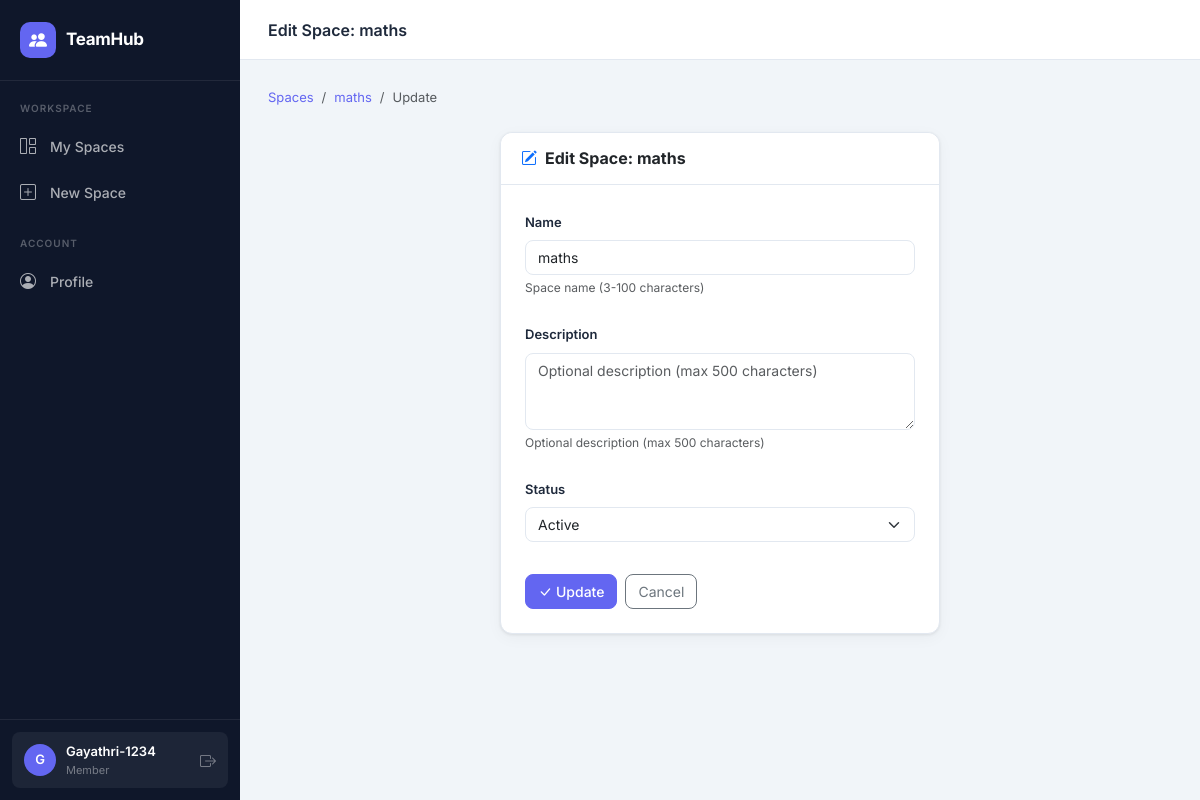
The app's page /spaces/2/edit/ (signed in) with its own data.
### collaboration/models.py (models this page shows, shortened)
class CollaborationSpace(models.Model):
    STATUS_ACTIVE = 'active'
    STATUS_ARCHIVED = 'archived'
    STATUS_CHOICES = [
        (STATUS_ACTIVE, 'Active'),
        (STATUS_ARCHIVED, 'Archived'),
    ]
    name = models.CharField(
        max_length=100,
        validators=[MinLengthValidator(3)],
        help_text="Space name (3-100 characters)"
    )
    description = models.TextField(
        blank=True,
        validators=[MaxLengthValidator(500)],
        help_text="Optional description (max 500 characters)"
    )
    owner = models.ForeignKey(
        User,
        on_delete=models.CASCADE,
        related_name='owned_spaces'
    )
    status = models.CharField(
        max_length=10,
        choices=STATUS_CHOICES,
        default=STATUS_ACTIVE
    )
    created_at = models.DateTimeField(auto_now_add=True)
    updated_at = models.DateTimeField(auto_now=True)
    class Meta:
        ordering = ['-created_at']

### collaboration/views.py (the view)
# urls.py: path('<int:pk>/edit/', views.space_edit, name='space_edit'),
@login_required
def space_edit(request, pk):
    space = get_object_or_404(CollaborationSpace, pk=pk, owner=request.user)
    if request.method == 'POST':
        form = SpaceUpdateForm(request.POST, instance=space)
        if form.is_valid():
            form.save()
            messages.success(request, f'Space "{space.name}" updated successfully!')
            return redirect('space_detail', pk=space.pk)
    else:
        form = SpaceUpdateForm(instance=space)
    return render(request, 'collaboration/space_form.html', {
        'form': form,
        'action': 'Update',
        'title': f'Edit Space: {space.name}',
        'space': space,
    })

### collaboration/forms.py
class SpaceUpdateForm(SpaceCreateForm):
    class Meta(SpaceCreateForm.Meta):
        fields = ['name', 'description', 'status']
        widgets = {
            **SpaceCreateForm.Meta.widgets,
            'status': forms.Select(attrs={'class': 'form-select'}),
        }

### templates/collaboration/space_form.html (shortened to what this page needs)
{% extends "base.html" %}
{% block page_title %}{{ title }}{% endblock %}
{% block nav_create %}{% if action == "Create" %}active{% endif %}{% endblock %}
{% block content %}
<nav aria-label="breadcrumb" class="mb-4">
    <ol class="breadcrumb">
        <li class="breadcrumb-item"><a href="{% url 'space_list' %}">Spaces</a></li>
        {% if space %}<li class="breadcrumb-item"><a href="{% url 'space_detail' space.pk %}">{{ space.name }}</a></li>{% endif %}
        <li class="breadcrumb-item active">{{ action }}</li>
    </ol>
</nav>
<div class="row justify-content-center">
    <div class="col-md-7 col-lg-6">
        <div class="card">
            <div class="card-header">
                <h5 style="margin:0;font-weight:700;font-size:16px;">
                    <i class="bi bi-pencil-square me-2 text-primary"></i>{{ title }}
                </h5>
            </div>
            <div class="card-body" style="padding:24px;">
                <form method="post" novalidate>
                    {% for field in form %}
                    <div class="mb-4">
                        <label class="form-label">{{ field.label }}</label>
                        {{ field }}
                        {% if field.help_text %}<div class="form-text" style="font-size:12px;">{{ field.help_text }}</div>{% endif %}
                    </div>
                    {% endfor %}
                    <div class="d-flex gap-2 pt-2">
                        <button type="submit" class="btn btn-primary">
                            <i class="bi bi-check-lg me-1"></i>{{ action }}
                        </button>
                        {% if space %}
                        <a href="{% url 'space_detail' space.pk %}" class="btn btn-outline-secondary">Cancel</a>
                        {% else %}
                        <a href="{% url 'space_list' %}" class="btn btn-outline-secondary">Cancel</a>
                        {% endif %}
                    </div>
                </form>
            </div>
        </div>
    </div>
</div>
{% endblock %}

### templates/base.html (shortened to what this page needs)
<!DOCTYPE html>
<html lang="en">
<head>
    <link href="https://cdn.jsdelivr.net/npm/bootstrap@5.3.0/dist/css/bootstrap.min.css" rel="stylesheet">
    <link href="https://cdn.jsdelivr.net/npm/bootstrap-icons@1.11.0/font/bootstrap-icons.css" rel="stylesheet">
</head>
<body>
<aside class="sidebar">
    <a class="sidebar-brand" href="{% url 'space_list' %}">
        <div class="brand-icon"><i class="bi bi-people-fill"></i></div>
        <span class="brand-text">TeamHub</span>
    </a>
    {% if user.is_authenticated %}
    <div class="sidebar-nav">
        <div class="sidebar-section">Workspace</div>
        <a href="{% url 'space_list' %}" class="sidebar-link {% block nav_spaces %}{% endblock %}">
            <i class="bi bi-grid-1x2"></i> My Spaces
        </a>
        <a href="{% url 'space_create' %}" class="sidebar-link {% block nav_create %}{% endblock %}">
            <i class="bi bi-plus-square"></i> New Space
        </a>
        <div class="sidebar-section">Account</div>
        <a href="{% url 'profile' %}" class="sidebar-link {% block nav_profile %}{% endblock %}">
            <i class="bi bi-person-circle"></i> Profile
        </a>
    </div>
    <div class="sidebar-footer">
        <div class="user-pill">
            <div class="avatar">{{ user.username|slice:":1"|upper }}</div>
            <div class="user-info">
                <div class="user-name">{{ user.username }}</div>
                <div class="user-role">Member</div>
            </div>
            <form method="post" action="{% url 'logout' %}" class="d-inline">
                <button type="submit" class="btn p-0 border-0" title="Logout"
                    style="background:none; color:rgba(255,255,255,.4); font-size:16px;">
                    <i class="bi bi-box-arrow-right"></i>
                </button>
            </form>
        </div>
    </div>
    {% else %}
    <div class="sidebar-nav">
        <a href="{% url 'login' %}" class="sidebar-link"><i class="bi bi-box-arrow-in-right"></i> Login</a>
        <a href="{% url 'register' %}" class="sidebar-link"><i class="bi bi-person-plus"></i> Register</a>
    </div>
    {% endif %}
</aside>
<div class="main-wrap">
    <header class="topbar">
        <div class="topbar-title">{% block page_title %}TeamHub{% endblock %}</div>
    </header>
    <main class="page-content">
        {% block content %}{% endblock %}
    </main>
</div>
</body>
</html>

### templates/base.html (style rules this page uses)
:root { --primary: #6366f1; --primary-dark: #4f46e5; --primary-light: #e0e7ff; --success: #10b981; --warning: #f59e0b; --danger: #ef4444; --surface: #ffffff; --bg: #f1f5f9; --sidebar-bg: #0f172a; --text: #1e293b; --text-muted: #64748b; --border: #e2e8f0; --radius: 12px; --shadow: 0 1px 3px rgba(0,0,0,.08), 0 4px 16px rgba(0,0,0,.04); --shadow-md: 0 4px 24px rgba(99,102,241,.12); }
* { box-sizing: border-box; }
body { font-family: 'Inter', sans-serif; background: var(--bg); color: var(--text); margin: 0; min-height: 100vh; }
.sidebar { position: fixed; top: 0; left: 0; width: 240px; height: 100vh; background: var(--sidebar-bg); display: flex; flex-direction: column; padding: 0; z-index: 100; overflow-y: auto; }
.sidebar-brand { display: flex; align-items: center; gap: 10px; padding: 22px 20px; text-decoration: none; border-bottom: 1px solid rgba(255,255,255,.08); }
.sidebar-brand .brand-icon { width: 36px; height: 36px; background: var(--primary); border-radius: 10px; display: flex; align-items: center; justify-content: center; font-size: 18px; color: white; flex-shrink: 0; }
.sidebar-brand .brand-text { font-size: 17px; font-weight: 700; color: white; letter-spacing: -0.3px; }
.sidebar-section { padding: 20px 12px 8px; font-size: 10px; font-weight: 600; letter-spacing: 1px; color: rgba(255,255,255,.3); text-transform: uppercase; }
.sidebar-nav { padding: 0 8px; flex: 1; }
.sidebar-link { display: flex; align-items: center; gap: 10px; padding: 10px 12px; border-radius: 8px; text-decoration: none; color: rgba(255,255,255,.65); font-size: 14px; font-weight: 500; transition: all .15s; margin-bottom: 2px; }
.sidebar-link i { font-size: 16px; width: 20px; flex-shrink: 0; }
.sidebar-footer { padding: 12px; border-top: 1px solid rgba(255,255,255,.08); }
.user-pill { display: flex; align-items: center; gap: 10px; padding: 10px 12px; border-radius: 8px; background: rgba(255,255,255,.06); }
.avatar { width: 32px; height: 32px; border-radius: 50%; background: var(--primary); display: flex; align-items: center; justify-content: center; font-size: 13px; font-weight: 600; color: white; flex-shrink: 0; }
.user-info { flex: 1; min-width: 0; }
.user-name { font-size: 13px; font-weight: 600; color: white; white-space: nowrap; overflow: hidden; text-overflow: ellipsis; }
.user-role { font-size: 11px; color: rgba(255,255,255,.4); }
.main-wrap { margin-left: 240px; min-height: 100vh; display: flex; flex-direction: column; }
.topbar { background: var(--surface); border-bottom: 1px solid var(--border); padding: 0 28px; height: 60px; display: flex; align-items: center; justify-content: space-between; position: sticky; top: 0; z-index: 50; }
.topbar-title { font-size: 16px; font-weight: 600; color: var(--text); }
.page-content { padding: 28px; flex: 1; }
.btn-primary { background: var(--primary); border-color: var(--primary); font-weight: 500; border-radius: 8px; font-size: 14px; }
.btn-outline-secondary { border-radius: 8px; font-size: 14px; }
.card { border: 1px solid var(--border); border-radius: var(--radius); box-shadow: var(--shadow); }
.card-header { border-bottom: 1px solid var(--border); background: var(--surface); border-radius: var(--radius) var(--radius) 0 0 !important; padding: 16px 20px; }
.form-control, .form-select { border-radius: 8px; border-color: var(--border); font-size: 14px; }
.form-label { font-size: 13px; font-weight: 600; color: var(--text); }
.breadcrumb { font-size: 13px; }
.breadcrumb-item a { color: var(--primary); text-decoration: none; }

### records on screen
CollaborationSpace: name "maths", form "maths" "Active"

### other values on screen
{{ user.username|slice:":1"|upper }} "G"
{{ user.username }} "Gayathri-1234"
{{ title }} "Edit Space: maths"
{{ action }} "Update"
{{ field.label }} "Name" "Description" "Status"
{{ field.help_text }} "Space name (3-100 characters)" "Optional description (max 500 characters)"
